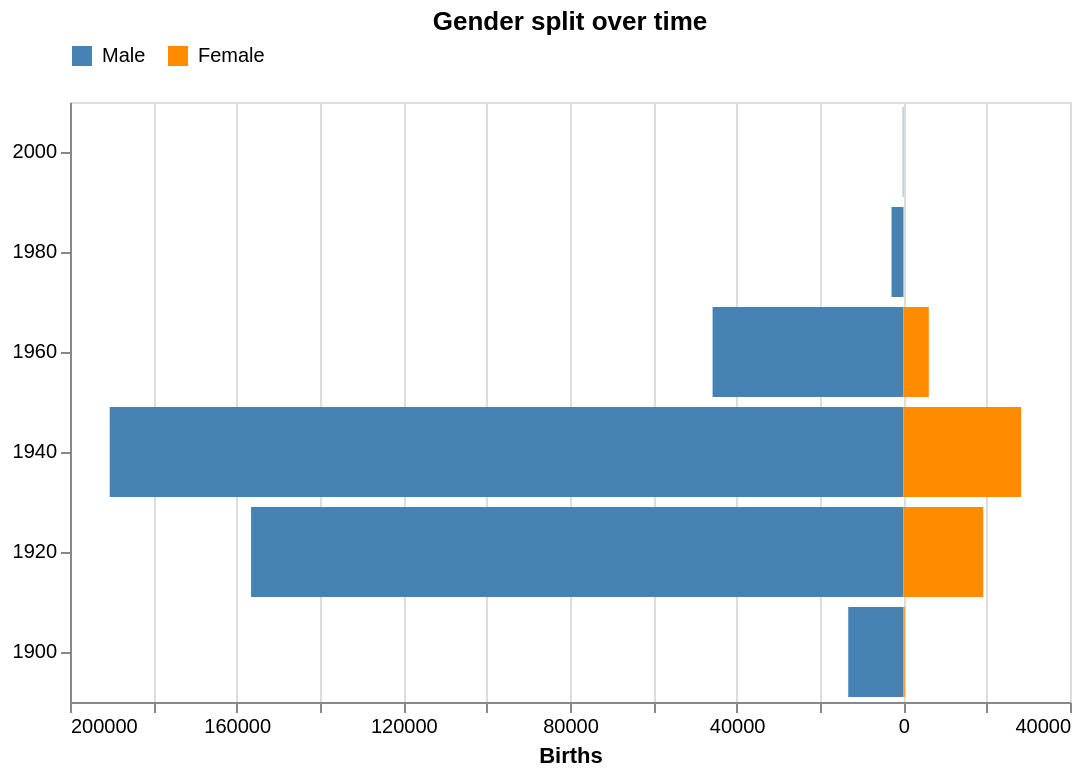

Notebook source saved alongside this figure:
### Markdown cell above
## 3. Gender split

### Code cell
gender = df.groupby(['name', 'sex', 'year'], as_index=False).births.sum()
gender['decade'] = (gender.year // 20) * 20
gender = gender.groupby(['name', 'sex', 'decade'], as_index=False).births.sum()

bfly_names = [
    'CLAUDE', 'DOMINIQUE', 'CAMILLE', 'ALEXIS', 'MORGAN',
    'ANDREA', 'CHARLIE', 'SACHA', 'ALEX', 'EDEN',
    'MARIE', 'JEAN', 'KEVIN', 'PIERRE', 'NICOLAS',
    'THOMAS', 'LUCAS', 'SOPHIE', 'EMMA', 'LEA'
]
gender = gender[gender.name.isin(bfly_names)]

name_box = alt.binding_select(options=bfly_names, name='Name: ')
name_pick = alt.param(name='bf_name', value='CLAUDE', bind=name_box)

base = (
    alt.Chart(gender)
    .transform_filter('datum.name == bf_name')
    .transform_calculate(
        val='datum.sex == 1 ? -datum.births : datum.births',
        label='datum.sex == 1 ? "Male" : "Female"'
    )
)

bars = base.mark_bar().encode(
    y=alt.Y('decade:O', sort='descending', title=None),
    x=alt.X('val:Q', title='Births', axis=alt.Axis(labelExpr='abs(datum.value)')),
    color=alt.Color('label:N',
        scale=alt.Scale(domain=['Male', 'Female'], range=['steelblue', 'darkorange']),
        legend=alt.Legend(orient='top', title=None)),
    tooltip=[alt.Tooltip('label:N', title='Sex'),
             alt.Tooltip('decade:O', title='Decade'),
             alt.Tooltip('births:Q', title='Births')]
)

bars.add_params(name_pick).properties(width=500, height=300, title='Gender split over time')

### Figure 1 — Vega-Lite specification as saved in the notebook (floating-point values rounded to 4 significant figures; data arrays with more than 128 entries replaced by an {"elided": "..."} marker saying what was removed)
{"config": {"view": {"continuousWidth": 300, "continuousHeight": 300}}, "data": {"name": "data-26d8ba911ae993c6f8269475d398574c"}, "mark": {"type": "bar"}, "encoding": {"color": {"field": "label", "legend": {"orient": "top", "title": null}, "scale": {"domain": ["Male", "Female"], "range": ["steelblue", "darkorange"]}, "type": "nominal"}, "tooltip": [{"field": "label", "title": "Sex", "type": "nominal"}, {"field": "decade", "title": "Decade", "type": "ordinal"}, {"field": "births", "title": "Births", "type": "quantitative"}], "x": {"axis": {"labelExpr": "abs(datum.value)"}, "field": "val", "title": "Births", "type": "quantitative"}, "y": {"field": "decade", "sort": "descending", "title": null, "type": "ordinal"}}, "height": 300, "params": [{"name": "bf_name", "bind": {"input": "select", "options": ["CLAUDE", "DOMINIQUE", "CAMILLE", "ALEXIS", "MORGAN", "ANDREA", "CHARLIE", "SACHA", "ALEX", "EDEN", "MARIE", "JEAN", "KEVIN", "PIERRE", "NICOLAS", "THOMAS", "LUCAS", "SOPHIE", "EMMA", "LEA"], "name": "Name: "}, "value": "CLAUDE"}], "title": "Gender split over time", "transform": [{"filter": "datum.name == bf_name"}, {"calculate": "datum.sex == 1 ? -datum.births : datum.births", "as": "val"}, {"calculate": "datum.sex == 1 ? \"Male\" : \"Female\"", "as": "label"}], "width": 500, "$schema": "https://vega.github.io/schema/vega-lite/v6.4.1.json", "datasets": {"data-26d8ba911ae993c6f8269475d398574c": {"elided": "181 records"}}}
